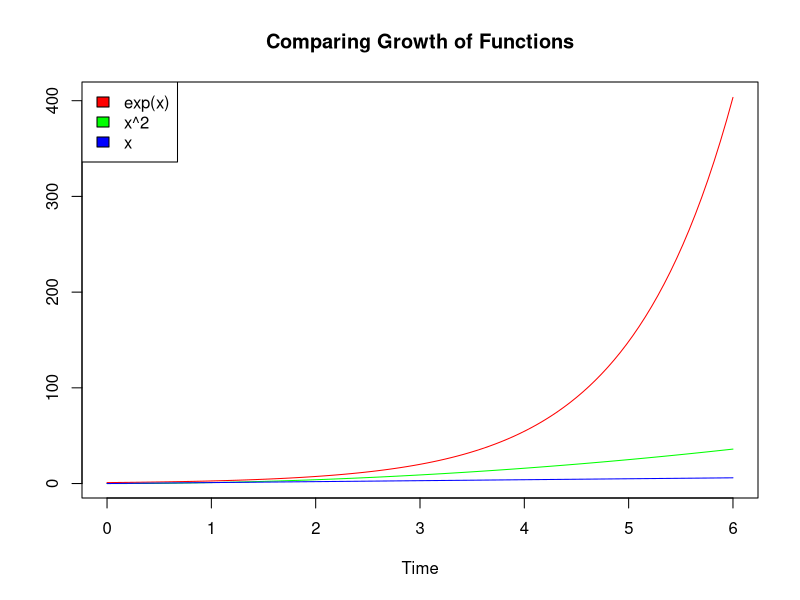
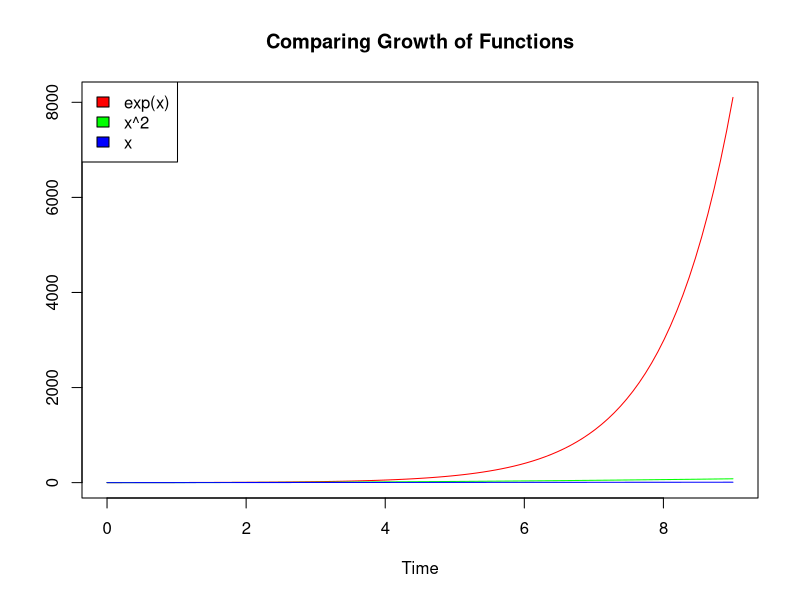

Reproduce these figures in R, in order. (Note: this script raises an error after producing the figures.)
## ---- chunk 1
#curve(exp(x), from = 0, to = 10)
fun1<-function(x) exp(x)
fun2<-function(x) x^2
fun3<-function(x) x



plot(fun1, 0, 6, col = 'Red', main = "Comparing Growth of Functions", ylab = "", xlab = "Time")
legend("topleft", c("exp(x)","x^2", "x"), fill=c("red","green", "blue"))
plot(fun2, 0, 6, add=TRUE, col = 'Green')
plot(fun3, 0, 6, add=TRUE, col = 'Blue')
## ---- chunk 2
#curve(exp(x), from = 0, to = 10)
fun1<-function(x) exp(x)
fun2<-function(x) x^2
fun3<-function(x) x



plot(fun1, 0, 9, col = 'Red', main = "Comparing Growth of Functions", ylab = "", xlab = "Time")
legend("topleft", c("exp(x)","x^2", "x"), fill=c("red","green", "blue"))
plot(fun2, 0, 9, add=TRUE, col = 'Green')
plot(fun3, 0, 9, add=TRUE, col = 'Blue')
## ---- chunk 3
p <- basic_corona_sim(initial = 1, iterations = 10, p = c(.1, .2, .3, .4))
plot(1:10, p, type = "b", main = "Probabilistic Growth", xlab = "Time", ylab = "")
## ---- chunk 4
p1 <- basic_corona_sim(initial = 10, iterations = 50, p = c(.1, .9)) # R = 0.9
p2 <- basic_corona_sim(initial = 10, iterations = 50, p = c(.5, 0, .5, 0)) # R = 1
p3 <- basic_corona_sim(initial = 10, iterations = 20, p = c(.2, .5, .3)) # R = 1.1


plot(1:50, p2, type = "b", main = "Diff R0", xlab = "Time", ylab = "", col = 'Blue')
legend("topright", c("R0 = 0.9","R0 = 1", "R0 = 1.1"), fill=c("Green","Blue", "Orange"))
#plot.window(c(0,50), c(0,20))
lines(1:50, p1, type = "b", col = 'Green')
lines(1:20, p3, type = "b", col = 'Orange')

